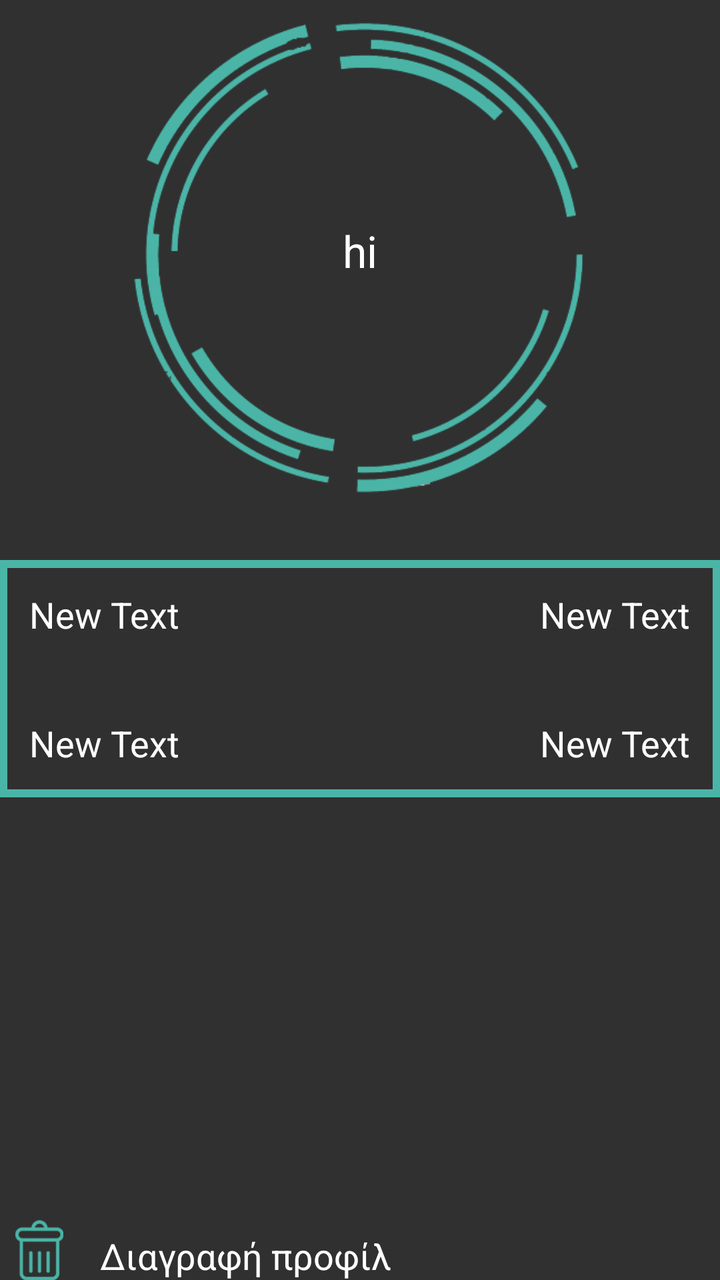
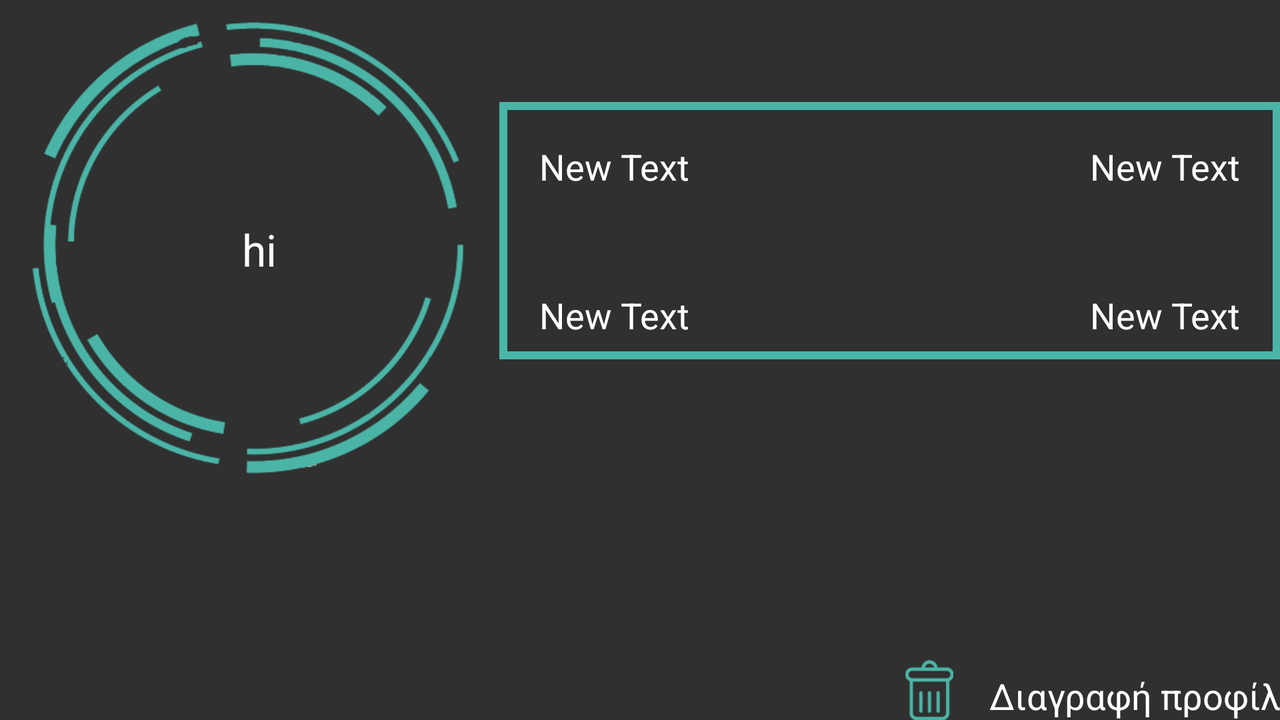

One screen, two layout resources from the same app: the default and the repository's alternative for another configuration. Each is rendered where Android would select it; the XML of both is given below.
<!-- AndroidManifest.xml: application theme NotesTheme -->
<!-- res/layout/fragment_profile.xml -->
<?xml version="1.0" encoding="utf-8"?>

<RelativeLayout xmlns:android="http://schemas.android.com/apk/res/android"
    xmlns:app="http://schemas.android.com/apk/res-auto"
    android:layout_width="match_parent"
    android:layout_height="match_parent"
    android:paddingBottom="@dimen/activity_vertical_margin"
    android:paddingLeft="@dimen/activity_horizontal_margin"
    android:paddingRight="@dimen/activity_horizontal_margin"
    android:paddingTop="@dimen/activity_vertical_margin"
    app:layout_behavior="@string/appbar_scrolling_view_behavior">


    <ImageView
        android:id="@+id/imageFrame"
        android:layout_width="260dp"
        android:layout_height="260dp"
        android:layout_alignParentTop="true"
        android:layout_centerHorizontal="true"
        android:src="@drawable/circle" />

    <TextView
        android:id="@+id/textProfileUser"
        android:layout_width="match_parent"
        android:layout_height="wrap_content"
        android:maxLength="100"
        android:layout_alignBottom="@+id/imageFrame"
        android:layout_marginBottom="120dp"
        android:gravity="center_horizontal"
        android:text="hi"
        android:textColor="@color/white"
        android:textSize="22sp" />

    <RelativeLayout
        android:layout_width="wrap_content"
        android:layout_height="wrap_content"
        android:layout_below="@+id/imageFrame"
        android:layout_marginTop="20dp"
        android:layout_marginBottom="20dp"
        android:background="@drawable/text_border">

        <TextView
            android:id="@+id/textProfileUni"
            android:layout_width="wrap_content"
            android:layout_height="wrap_content"
            android:layout_alignParentLeft="true"
            android:layout_alignParentStart="true"
            android:padding="15dip"
            android:text="New Text"
            android:textColor="@color/white"
            android:textSize="18sp" />

        <TextView
            android:id="@+id/textProfileSem"
            android:layout_width="wrap_content"
            android:layout_height="wrap_content"
            android:layout_alignParentEnd="true"
            android:layout_alignParentRight="true"
            android:layout_alignTop="@+id/textProfileUni"
            android:padding="15dp"
            android:text="New Text"
            android:textColor="@color/white"
            android:textSize="18sp" />

        <TextView
            android:id="@+id/textProfileAtt"
            android:layout_width="wrap_content"
            android:layout_height="wrap_content"
            android:layout_below="@+id/textProfileSem"
            android:layout_marginTop="10dp"
            android:padding="15dp"
            android:text="New Text"
            android:textColor="@color/white"
            android:textSize="18sp" />

        <TextView
            android:id="@+id/textProfileOw"
            android:layout_width="wrap_content"
            android:layout_height="wrap_content"
            android:layout_alignParentEnd="true"
            android:layout_alignParentRight="true"
            android:layout_alignTop="@+id/textProfileAtt"
            android:padding="15dp"
            android:text="New Text"
            android:textColor="@color/white"
            android:textSize="18sp" />
    </RelativeLayout>


    <ImageView
        android:id="@+id/imageDelete"
        android:layout_width="30dp"
        android:layout_height="30dp"
        android:layout_alignBottom="@+id/remove"
        android:layout_marginLeft="5dp"
        android:layout_marginStart="5dp"
        android:src="@drawable/trash" />

    <TextView
        android:id="@+id/remove"
        android:layout_width="wrap_content"
        android:layout_height="wrap_content"
        android:text="Διαγραφή προφίλ"
        android:textColor="#ffffff"
        android:textSize="18sp"
        android:layout_alignParentBottom="true"
        android:layout_alignLeft="@+id/imageFrame"
        android:layout_alignStart="@+id/imageFrame" />


</RelativeLayout>
<!-- resources referenced by this layout -->
<resources>
  <color name="white">#ffffff</color>
  <!-- drawable circle: png bitmap (drawable, 35416 bytes) -->
  <!-- drawable text_border (drawable) -->
  <?xml version="1.0" encoding="utf-8"?>
  
  <shape xmlns:android="http://schemas.android.com/apk/res/android" android:shape="rectangle" >
      
      
      <stroke android:width="4dip" android:color="@color/light_blue" />
  </shape>
  <!-- drawable trash: png bitmap (drawable, 3898 bytes) -->
  <style name="NotesTheme" parent="Theme.AppCompat.NoActionBar">
          <item name="android:colorBackground">@color/background_material_dark</item>
          <item name="android:textColorPrimary">@color/white</item>
      </style>
  <color name="light_blue">#4AB5A7</color>
</resources>
<!-- res/layout-land/fragment_profile.xml (the repository's variant of the layout above) -->
<!-- drawn on the phone turned sideways -->
<?xml version="1.0" encoding="utf-8"?>
<RelativeLayout xmlns:android="http://schemas.android.com/apk/res/android"
    xmlns:app="http://schemas.android.com/apk/res-auto"
    android:layout_width="match_parent"
    android:layout_height="match_parent"
    android:paddingBottom="@dimen/activity_vertical_margin"
    android:paddingLeft="@dimen/activity_horizontal_margin"
    android:paddingRight="@dimen/activity_horizontal_margin"
    android:paddingTop="@dimen/activity_vertical_margin"
    app:layout_behavior="@string/appbar_scrolling_view_behavior">

    <ImageView
        android:layout_width="250dp"
        android:layout_height="250dp"
        android:id="@+id/imageFrame"
        android:src="@drawable/circle"
        android:layout_alignParentTop="true"
        android:layout_alignParentLeft="true"
        android:layout_alignParentStart="true" />

    <TextView
        android:layout_width="match_parent"
        android:layout_height="wrap_content"
        android:text="hi"
        android:id="@+id/textProfileUser"
        android:textSize="22sp"
        android:gravity="center_horizontal"
        android:textColor="@color/white"
        android:layout_alignParentLeft="true"
        android:layout_alignParentStart="true"
        android:layout_marginTop="110dp"
        android:layout_marginLeft="10dp"
        android:layout_marginStart="10dp"
        android:layout_alignRight="@+id/imageFrame"
        android:layout_alignEnd="@+id/imageFrame" />


    <TextView
        android:layout_width="wrap_content"
        android:layout_height="wrap_content"
        android:text="Διαγραφή προφίλ"
        android:id="@+id/remove"
        android:textColor="#ffffff"
        android:textSize="18sp"
        android:layout_alignParentEnd="true"
        android:layout_alignParentRight="true"
        android:layout_alignParentBottom="true" />

    <ImageView
        android:layout_width="30dp"
        android:layout_height="30dp"
        android:id="@+id/imageDelete"
        android:src="@drawable/trash"
        android:layout_alignBottom="@+id/remove"
        android:layout_toLeftOf="@+id/remove"
        android:layout_marginRight="15dp"
        android:layout_marginEnd="15dp"/>

    <RelativeLayout
            android:layout_width="wrap_content"
            android:layout_height="wrap_content"
            android:background="@drawable/text_border"
        android:layout_alignParentTop="true"
        android:layout_alignParentRight="true"
        android:layout_alignParentEnd="true"
        android:layout_marginTop="51dp"
        android:layout_toRightOf="@+id/imageFrame"
        android:layout_toEndOf="@+id/imageFrame">

            <TextView
                android:layout_width="wrap_content"
                android:layout_height="wrap_content"
                android:text="New Text"
                android:id="@+id/textProfileUni"
                android:textSize="18sp"
                android:textColor="@color/white"
                android:layout_marginTop="10dp"
                android:layout_marginLeft="10dp"
                android:layout_marginStart="10dp"
                android:padding="10dp"
                android:layout_alignParentLeft="true"
                android:layout_alignParentStart="true" />

            <TextView
                android:layout_width="wrap_content"
                android:layout_height="wrap_content"
                android:text="New Text"
                android:id="@+id/textProfileSem"
                android:textSize="18sp"
                android:textColor="@color/white"
                android:padding="10dp"
                android:layout_marginRight="10dp"
                android:layout_marginEnd="10dp"
                android:layout_alignTop="@+id/textProfileUni"
                android:layout_alignParentRight="true"
                android:layout_alignParentEnd="true" />

            <TextView
                android:layout_width="wrap_content"
                android:layout_height="wrap_content"
                android:text="New Text"
                android:textSize="18sp"
                android:textColor="@color/white"
                android:padding="10dp"
                android:layout_marginTop="30dp"
                android:layout_marginLeft="10dp"
                android:layout_marginStart="10dp"
                android:layout_below="@+id/textProfileSem"
                android:id="@+id/textProfileAtt" />

            <TextView
                android:layout_width="wrap_content"
                android:layout_height="wrap_content"
                android:text="New Text"
                android:textSize="18sp"
                android:textColor="@color/white"
                android:padding="10dp"
                android:layout_marginRight="10dp"
                android:layout_marginEnd="10dp"
                android:layout_alignTop="@+id/textProfileAtt"
                android:layout_alignParentRight="true"
                android:layout_alignParentEnd="true"
                android:id="@+id/textProfileOw"/>

    </RelativeLayout>


</RelativeLayout>
